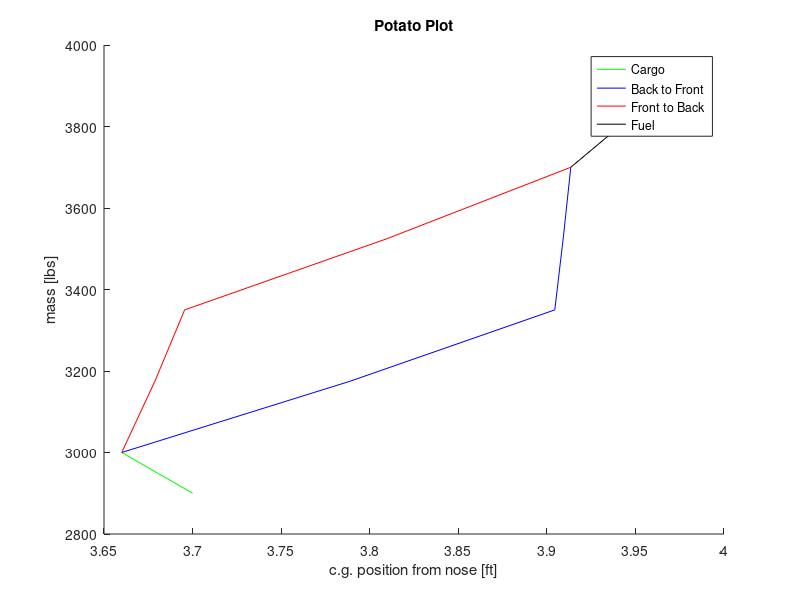

This figure's MATLAB source:
%%POTATO PLOT
mass_pax=175;                    %lbs                       INPUT (fixed)
mass_bags=25;                    %lbs                       INPUT (fixed)
mass_fuel=250;                   %lbs                       INPUT
W_OEW=2900;                      %lbs                       INPUT                            
    
cg_OEW=3.7;                     %c.g. Position@OEW          INPUT 

seat_pilot=2 ;                  %c.g. Position Pilot        INPUT 
seat_row1=4  ;                  %c.g. Position Row 1        INPUT 
seat_row2=6  ;                  %c.g. Position Row 2        INPUT 
location_cargo=2.5;             %c.g. Position Baggage      INPUT
location_fuel=5;                %c.g. Position Fuel         INPUT

%cargo
W_OEW_cargo=W_OEW+4*mass_bags;
cg_OEW_cargo=((cg_OEW*W_OEW)+(location_cargo*4*mass_bags))/(W_OEW_cargo);

line([cg_OEW,cg_OEW_cargo],[W_OEW,W_OEW_cargo],'Color','green');

%back to front
W_OEW_1pax=1*mass_pax+W_OEW_cargo;
W_OEW_2pax=2*mass_pax+W_OEW_cargo;
W_OEW_3pax=3*mass_pax+W_OEW_cargo;
W_OEW_4pax=4*mass_pax+W_OEW_cargo;

cg_btf_1=((cg_OEW_cargo*W_OEW_cargo)+(seat_row2*mass_pax))/(W_OEW_1pax);
cg_btf_2=((cg_btf_1*W_OEW_1pax)+(seat_row2*mass_pax))/(W_OEW_2pax);
cg_btf_3=((cg_btf_2*W_OEW_2pax)+(seat_row1*mass_pax))/(W_OEW_3pax);
cg_btf_4=((cg_btf_3*W_OEW_3pax)+(seat_row1*mass_pax))/(W_OEW_4pax);

line([cg_OEW_cargo,cg_btf_1,cg_btf_2,cg_btf_3,cg_btf_4],[W_OEW_cargo,W_OEW_1pax,W_OEW_2pax,W_OEW_3pax,W_OEW_4pax],'Color','blue');

%front to back
cg_ftb_1=((cg_OEW_cargo*W_OEW_cargo)+(seat_row1*mass_pax))/(W_OEW_1pax);
cg_ftb_2=((cg_ftb_1*W_OEW_1pax)+(seat_row1*mass_pax))/(W_OEW_2pax);
cg_ftb_3=((cg_ftb_2*W_OEW_2pax)+(seat_row2*mass_pax))/(W_OEW_3pax);
cg_ftb_4=((cg_ftb_3*W_OEW_3pax)+(seat_row2*mass_pax))/(W_OEW_4pax);

line([cg_OEW_cargo,cg_ftb_1,cg_ftb_2,cg_ftb_3,cg_ftb_4],[W_OEW_cargo,W_OEW_1pax,W_OEW_2pax,W_OEW_3pax,W_OEW_4pax],'Color','red');

%include fuel

cg_nofuel=cg_btf_4;
cg_fuel=((cg_nofuel*W_OEW_4pax)+(location_fuel*mass_fuel))/(mass_fuel+W_OEW_4pax);

line([cg_nofuel,cg_fuel],[W_OEW_4pax, W_OEW_4pax+mass_fuel],'Color','black');

title('Potato Plot')
ylabel('mass [lbs]')
xlabel('c.g. position from nose [ft]')
legend('Cargo','Back to Front','Front to Back','Fuel')

cg_max=max([cg_OEW,cg_OEW_cargo,cg_OEW_cargo,cg_btf_1,cg_btf_2,cg_btf_3,cg_btf_4,cg_OEW_cargo,cg_btf_1,cg_btf_2,cg_btf_3,cg_btf_4,cg_fuel])
cg_min=min([cg_OEW,cg_OEW_cargo,cg_OEW_cargo,cg_btf_1,cg_btf_2,cg_btf_3,cg_btf_4,cg_OEW_cargo,cg_btf_1,cg_btf_2,cg_btf_3,cg_btf_4,cg_fuel])

%%SCISSOR PLOT